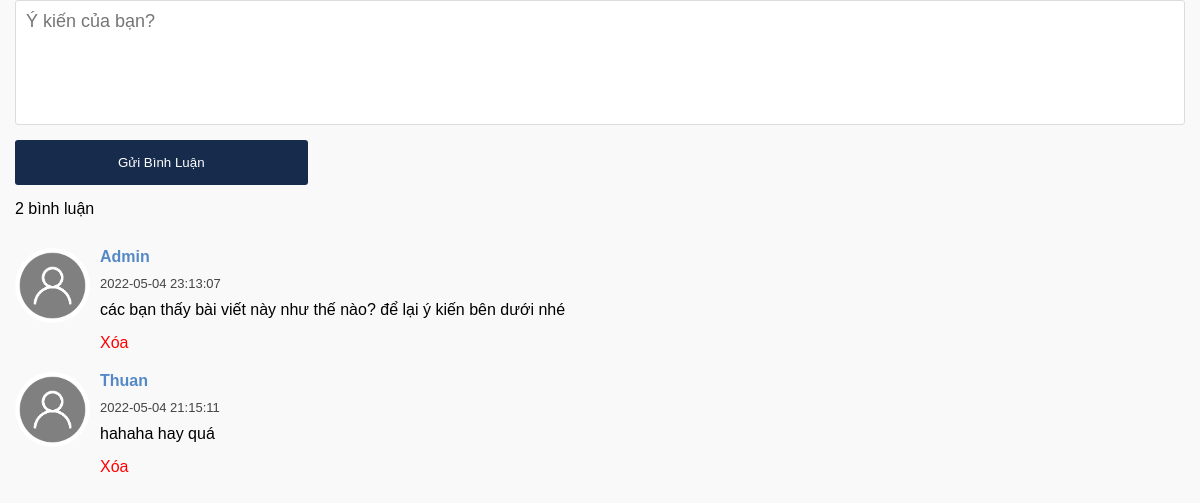
/comment.php?id=12 (signed in), run on the app's committed database.
### tables this page shows
CREATE TABLE `comment` (
  `cmt_id` int(10) NOT NULL,
  `cmt_name` varchar(50) NOT NULL,
  `cmt_content` text NOT NULL,
  `user_id` int(10) NOT NULL,
  `post_id` int(10) NOT NULL,
  `cmt_date_time` datetime NOT NULL
);

### comment.php (the view, shortened to what this page needs)
<link rel="stylesheet" href="./css/style.css">
<?php
    include("conn.php");
    if (isset($_SESSION["login"])){
?>
<body>
    <form action="comment.php" method="post" class="comment-post">
        <textarea class="cmt-content" name="cmt_content" id="" cols="30" rows="10" placeholder="Ý kiến của bạn?"></textarea>
        <input class="cmt-sent-btn" type="submit" value="Gửi bình luận" name="cmt_send">
    </form>
        <?php } else { ?>
            <a class="login-to-cmt" href='login.php' target='_parent' style="font-size: 18px; text-decoration: none; margin: 0 15px; text-transform: none;">Đăng nhập để bình luận bài viết</a>
        <?php }  ?>
<link rel="stylesheet" href="https://cdnjs.cloudflare.com/ajax/libs/font-awesome/5.15.3/css/all.min.css">
    <?php
        if(isset($_GET["id"])){
        $id = $_GET["id"];
        $sql_sl = "SELECT * FROM `comment`,`posts` WHERE `posts`.post_id = `comment`.post_id AND `comment`.post_id='$id' ORDER BY cmt_date_time DESC LIMIT 0,5";
        $rsl_sl = mysqli_query($connect,$sql_sl);
        $sql_cnt = "SELECT * FROM `comment`,`posts` WHERE `posts`.post_id = `comment`.post_id AND `comment`.post_id='$id'";
        $rsl_cnt = mysqli_query($connect,$sql_cnt);
        $cnt = mysqli_num_rows($rsl_cnt);
        ?>
        <span class="cmt-count"><?=$cnt?> bình luận</span>
        <div id="result_para">
        <?php
        while($row = mysqli_fetch_array($rsl_sl)){ ?>
            <div class="comments-has-sent">
                <div class="img_section">
                    <img src="images/user_img.png" alt="user">
                </div>
                <div class="cmt-details">
                    <p class="cmt-user-name"><?=$row["cmt_name"]?></p>
                    <p class="cmt-time"><?=$row["cmt_date_time"]?></p>
                    <p class="cmt-content"><?=$row["cmt_content"]?></p>
                    <?php
                    if (isset($_SESSION["login"]) && $_SESSION["login"]["6"] == 1) { ?>
                    <a style="color:red; font-size: 16px;padding: 5px 0;display: block;margin-right: 60%;" id="dlt" target='_parent' href="deleteComment.php?id=<?=$row['cmt_id']?>&preid=<?=$row['post_id']?>">Xóa</a>
               <?php  } ?>
                </div>
            </div>
     <?php } ?>
     </div>
     <?php   }
    ?>
</body>

### css/style.css (style rules this page uses)
* { font-family: 'Cairo', sans-serif; margin:0; padding:0; box-sizing: border-box; outline: none; border:none; text-decoration: none; text-transform: capitalize; }
body { background:#f9f9f9; }

### comment.php (style rules this page uses)
.comment-post { width: 100%; padding: 0 15px; }
form .cmt-content { padding: 10px; resize: none; width: 100%; font-size: 18px; height: 125px; border-color: #dcdcdc; margin-bottom: 15px; border-radius: 3px; text-transform: none; border: 1px solid #dcdcdc; }
form .cmt-sent-btn { min-width: 25%; display: block; padding: 15px 35px; background-color: var(--color-txt); color: #fff; border: none; border-radius: 3px; cursor: pointer; }
.comments-has-sent { display: flex; font-family: Arial, Helvetica, sans-serif; margin: 15px; }
.comments-has-sent .img_section img { border-radius: 50%; width: 75px; }
.cmt-user-name { color:#5488c7; font-weight: bold; font-size: 16px; display: inline; }
.cmt-time { color: #444; font-size: 13px; }
.cmt-count { display: block; font-size: 16px; padding: 15px; text-transform: none; }
.cmt-details { padding-left: 10px; }
.cmt-details p { display: block; padding-bottom: 10px; }
.cmt-details .cmt-content { font-size: 16px; text-transform: none; }

### data on the page
comment: cmt_name "Admin", cmt_date_time "2022-05-04 23:13:07", cmt_content "các bạn thấy bài viết này như thế nào? để lại ý kiến bên dưới nhé"
comment: cmt_name "Thuan", cmt_date_time "2022-05-04 21:15:11", cmt_content "hahaha hay quá"

### other printed values
$cnt "2"
